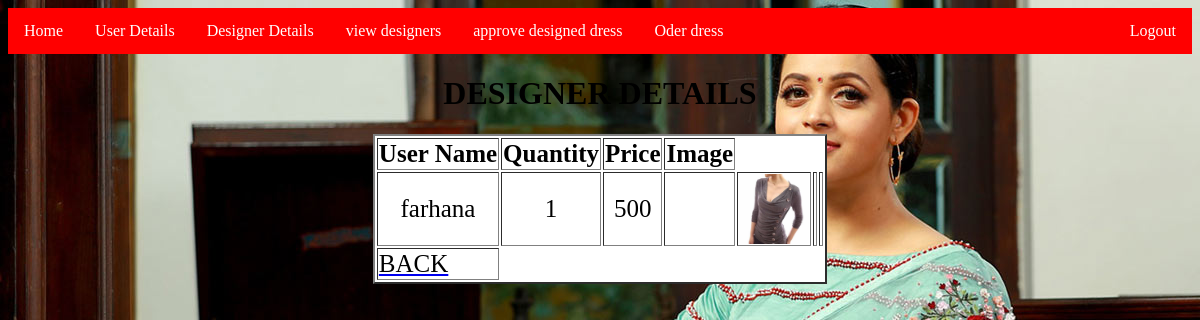
Screenshot of /usercartt.php (signed in) with the database file from the repository.
### tables this page shows
CREATE TABLE `image` (
  `im_id` int(11) NOT NULL,
  `image1` varchar(500) NOT NULL,
  `image2` varchar(500) NOT NULL,
  `image3` varchar(500) NOT NULL,
  `status` int(11) NOT NULL
);

CREATE TABLE `disdetails` (
  `det_id` int(11) NOT NULL,
  `log_id` int(11) NOT NULL,
  `read_id` int(11) NOT NULL,
  `name` varchar(20) NOT NULL,
  `houseno` varchar(50) NOT NULL,
  `c_id` int(11) NOT NULL,
  `pin_number` varchar(50) NOT NULL,
  `email` varchar(50) NOT NULL,
  `contact` varchar(50) NOT NULL,
  `date` timestamp NOT NULL DEFAULT CURRENT_TIMESTAMP ON UPDATE CURRENT_TIMESTAMP
);

CREATE TABLE `cart` (
  `cart_id` int(11) NOT NULL,
  `log_id` int(11) NOT NULL,
  `al_id` int(11) NOT NULL,
  `read_id` int(11) NOT NULL,
  `qty` varchar(20) NOT NULL,
  `price` varchar(50) NOT NULL,
  `status` int(11) NOT NULL
);

### usercartt.php (the view, shortened to what this page needs)
<?php
require 'connect.php';
 $qry5="SELECT di.*,de.*,c.*,d.*,s.*,ca.* ,i.* from image as i,disdetails as di,cart as ca,city as c,district as d,state as s,designed as de WHERE i.im_id=de.im_id and di.read_id=ca.read_id and ca.read_id=de.read_id and c.c_id=di.c_id and s.st_id=d.st_id and d.dis_id=c.dis_id " ;
     $ab4 = mysqli_query($conn, $qry5);
	?>
  <html>
  <head>
  </head>
  <body background="themes/images/ladies/mm.jpeg">
  </head>
  <body>
  <ul>
    <li><a href="adminhome.php">Home</a></li>
    <li><a href="userdetails.php">User Details</a></li>
    <li class="dropdown">
      <a href="desigr_details.php" class="dropbtn">Designer Details</a>
  	<li class="dropdown">
      <a href="view.php" class="dropbtn">view designers</a>
    <li class="dropdown">
      <a href="designddrev.php" class="dropbtn">approve designed dress</a>
  	<li class="dropdown">
      <a href="usercartt.php" class="dropbtn">Oder dress</a>
  	<li style="float:right"><a class="active" href="logout.php">Logout</a></li>
    </li>
  </ul>
  </body>
  </html>
  <center>
  <h1>DESIGNER DETAILS</h1>
  <body background="themes/images/new.png.">
    <head>
      </head>
  <table border="2" class="color">
  <tr>
                                        <th>  User Name</th>
    																					<th>  Quantity</th>
    																		  <th>  Price</th>
                                            <th>Image</th>
                                          <?php
                                        while ($rest1=mysqli_fetch_array($ab4))
                                        {
                                        ?>
                                        <form action="#" method="post">
                                        <tr>
                                        <td><center><?php echo $rest1[3];?></center></td>
                                        <td><center><?php echo $rest1[34];?></center></td>
                                        <td><center><?php echo $rest1[35];?></center></td>
                                        <td><center><td><img src="/designershop/designer/images/uploads/<?php echo $rest1[38]; ?>" width="70" height="70"/></td>
                                        <td><input  type="text" hidden="hidden" name="read_id" value="<?php echo $rest1['read_id'];?>"></td>
                                        <td>
                                        <?php }
                                         ?>
  <tr>
  <td><a href="adminhome.php?uid=<?php echo $rows_fetched['desi_id'];?>&action=1"><label style="color:black" >BACK </a></td>

### usercartt.php (style rules this page uses)
ul { list-style-type: none; margin: 0; padding: 0; overflow: hidden; background-color: red; }
li { float: left; }
li a, .dropbtn { display: inline-block; color: white; text-align: center; padding: 14px 16px; text-decoration: none; }
li.dropdown { display: inline-block; }
.color { font-size: 25px; background-color: white; }

### rows the page displays
image: disdetails.name "farhana", cart.qty "1", cart.price "500", image1 (picture)
